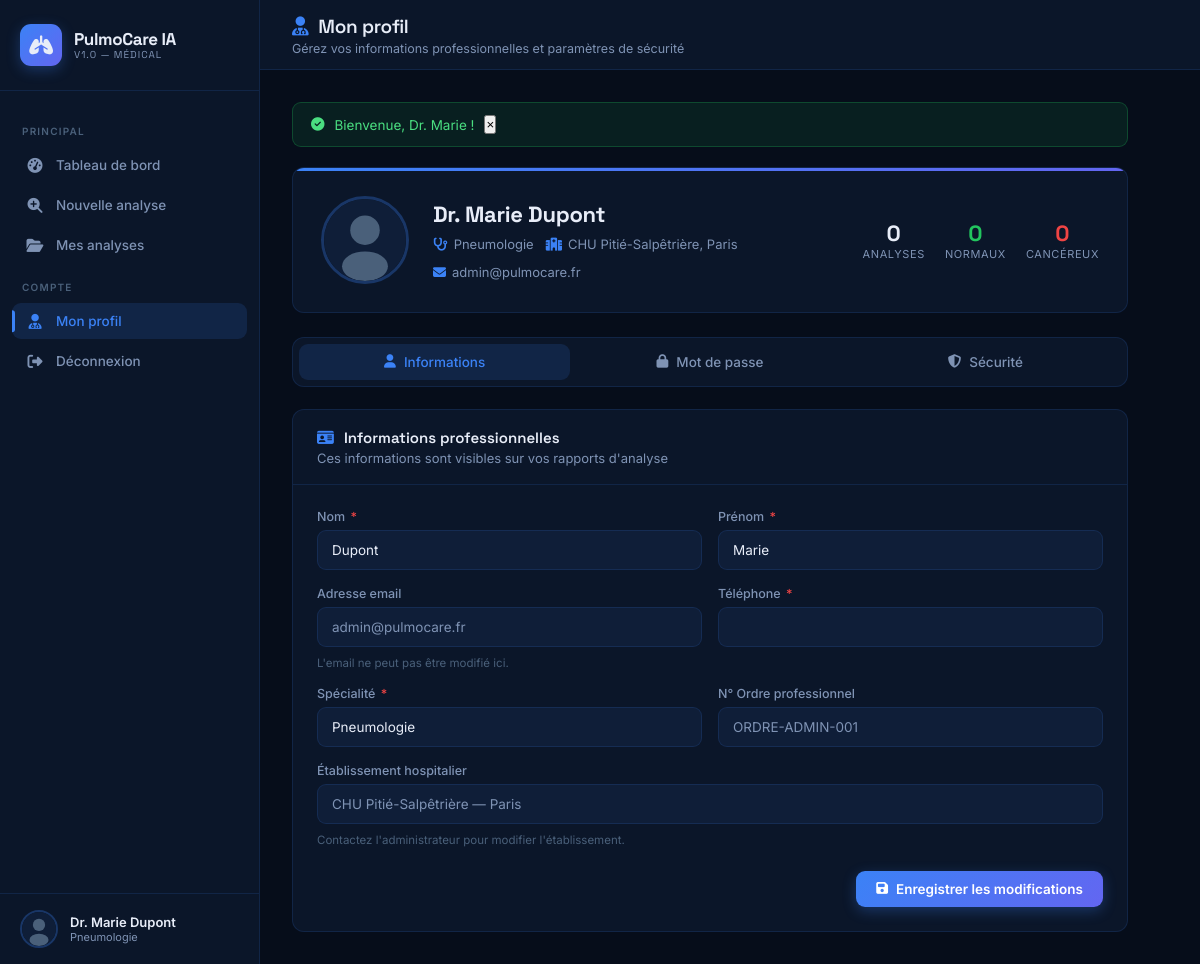
Page /pages/profil.php (signed in) on the committed database.
### tables this page shows
CREATE TABLE IF NOT EXISTS users (
    id                      INT UNSIGNED AUTO_INCREMENT PRIMARY KEY,
    hospital_id             INT UNSIGNED DEFAULT NULL,
    nom                     VARCHAR(80)   NOT NULL,
    prenom                  VARCHAR(80)   NOT NULL,
    email                   VARCHAR(150)  NOT NULL UNIQUE,
    password                VARCHAR(255)  NOT NULL,
    telephone               VARCHAR(25)   DEFAULT NULL,
    specialite              VARCHAR(100)  DEFAULT NULL,
    numero_ordre            VARCHAR(50)   DEFAULT NULL,
    role                    ENUM('medecin','admin') NOT NULL DEFAULT 'medecin',
    avatar                  VARCHAR(255)  DEFAULT NULL,
    is_active               TINYINT(1)   NOT NULL DEFAULT 0,
    email_verified_at       DATETIME     DEFAULT NULL,
    remember_token          VARCHAR(100) DEFAULT NULL,
    reset_token             VARCHAR(64)  DEFAULT NULL,
    reset_token_expires_at  DATETIME     DEFAULT NULL,
    last_login_at           DATETIME     DEFAULT NULL,
    last_login_ip           VARCHAR(45)  DEFAULT NULL,
    created_at              DATETIME     NOT NULL DEFAULT CURRENT_TIMESTAMP,
    updated_at              DATETIME     NOT NULL DEFAULT CURRENT_TIMESTAMP ON UPDATE CURRENT_TIMESTAMP,
    deleted_at              DATETIME     DEFAULT NULL,
    INDEX idx_email     (email),
    INDEX idx_role      (role),
    INDEX idx_active    (is_active),
    INDEX idx_hospital  (hospital_id),
    CONSTRAINT fk_user_hospital FOREIGN KEY (hospital_id) REFERENCES hospitals(id) ON DELETE SET NULL
);

CREATE TABLE IF NOT EXISTS hospitals (
    id         INT UNSIGNED AUTO_INCREMENT PRIMARY KEY,
    nom        VARCHAR(150)  NOT NULL,
    adresse    VARCHAR(255)  DEFAULT NULL,
    ville      VARCHAR(100)  NOT NULL,
    pays       VARCHAR(80)   DEFAULT 'France',
    telephone  VARCHAR(25)   DEFAULT NULL,
    email      VARCHAR(150)  DEFAULT NULL,
    site_web   VARCHAR(200)  DEFAULT NULL,
    is_active  TINYINT(1)    NOT NULL DEFAULT 1,
    created_at DATETIME      NOT NULL DEFAULT CURRENT_TIMESTAMP,
    updated_at DATETIME      NOT NULL DEFAULT CURRENT_TIMESTAMP ON UPDATE CURRENT_TIMESTAMP,
    deleted_at DATETIME      DEFAULT NULL,
    INDEX idx_ville (ville),
    INDEX idx_active (is_active)
);

### backend/config/SessionManager.php (called while the page is built, shortened)
<?php
final class SessionManager
{
    public static function getUser(): ?array
    {
        return $_SESSION['user'] ?? null;
    }
    public static function getFlash(string $type): array
    {
        $messages = $_SESSION['_flash'][$type] ?? [];
        return $messages;
    }
}

### backend/config/database.php (called while the page is built, shortened)
<?php
final class Database
{
    private static ?Database $instance = null;
    private PDO $connection;
    private string $host;
    private string $dbname;
    private string $username;
    private string $password;
    private string $charset;
    private int    $port;
    private function __construct()
    {
        $this->host     = $_ENV['DB_HOST']     ?? 'localhost';
        $this->port     = (int)($_ENV['DB_PORT'] ?? 3306);
        $this->dbname   = $_ENV['DB_NAME']     ?? 'cancer_detection';
        $this->username = $_ENV['DB_USER']     ?? 'root';
        $this->password = $_ENV['DB_PASS']     ?? '';
        $this->charset  = $_ENV['DB_CHARSET']  ?? 'utf8mb4';
    }
    private function connect(): void
    {
        $dsn = sprintf(
            'mysql:host=%s;port=%d;dbname=%s;charset=%s',
            $this->host,
            $this->port,
            $this->dbname,
            $this->charset
        );
        $options = [
            PDO::ATTR_ERRMODE            => PDO::ERRMODE_EXCEPTION,
            PDO::ATTR_DEFAULT_FETCH_MODE => PDO::FETCH_ASSOC,
            PDO::ATTR_EMULATE_PREPARES   => false,
            PDO::ATTR_PERSISTENT         => false,
            PDO::MYSQL_ATTR_INIT_COMMAND => "SET NAMES utf8mb4 COLLATE utf8mb4_unicode_ci",
            PDO::ATTR_TIMEOUT            => 5,
        ];
        try {
            $this->connection = new PDO($dsn, $this->username, $this->password, $options);
        } catch (PDOException $e) {
            throw new RuntimeException(
                'Échec de connexion à la base de données.',
                (int)$e->getCode()
            );
        }
    }
    public static function getInstance(): self
    {
        if (self::$instance === null) {
            self::$instance = new self();
        }
        return self::$instance;
    }
    public function query(string $sql, array $params = []): \PDOStatement
    {
        $stmt = $this->connection->prepare($sql);
        $stmt->execute($params);
        return $stmt;
    }
    public function fetchOne(string $sql, array $params = []): ?array
    {
        $result = $this->query($sql, $params)->fetch();
        return $result !== false ? $result : null;
    }
}

### backend/models/User.php (called while the page is built, shortened)
<?php
class User extends BaseModel
{
    protected string $table      = 'users';
    public function getWithHospital(int $userId): ?array
    {
        return $this->db->fetchOne(
            "SELECT u.*, h.nom AS hospital_nom, h.ville AS hospital_ville
             FROM {$this->table} u
             LEFT JOIN hospitals h ON h.id = u.hospital_id
             WHERE u.id = ? AND u.deleted_at IS NULL",
            [$userId]
        );
    }
    public function getStatsByUser(int $userId): array
    {
        return $this->db->fetchOne(
            "SELECT
                COUNT(*) AS total_analyses,
                SUM(CASE WHEN d.result_type = 'cancereux' THEN 1 ELSE 0 END) AS total_cancereux,
                SUM(CASE WHEN d.result_type = 'suspect'   THEN 1 ELSE 0 END) AS total_suspects,
                SUM(CASE WHEN d.result_type = 'normal'    THEN 1 ELSE 0 END) AS total_normaux,
                ROUND(AVG(d.confidence_score), 2) AS confidence_moyenne
             FROM detections d
             WHERE d.user_id = ? AND d.deleted_at IS NULL",
            [$userId]
        ) ?? [];
    }
}

### backend/models/BaseModel.php (called while the page is built, shortened)
<?php
abstract class BaseModel
{
    public function __construct()
    {
        $this->db = Database::getInstance();
    }
}

### pages/profil.php (the view, shortened to what this page needs)
<?php
require_once __DIR__ . '/../backend/functions/functions.php';
$user     = auth_current_user();
$userId   = (int)$user['id'];
$userFull = user_get_with_hospital($userId);
$stats    = user_get_stats($userId);
?>
<!DOCTYPE html>
<html lang="fr" data-theme="dark">
<head>
<link rel="stylesheet" href="https://cdnjs.cloudflare.com/ajax/libs/font-awesome/6.5.0/css/all.min.css">
</head>
<body>
<aside class="sidebar">
  <div class="sidebar__logo">
    <div class="sidebar__logo-icon"><i class="fa-solid fa-lungs"></i></div>
    <div class="sidebar__logo-text">PulmoCare IA<span>v1.0 — Médical</span></div>
  </div>
  <nav class="sidebar__nav">
    <span class="nav-section-label">Principal</span>
    <a href="/pulmocare/auth/dashboard.php"  class="nav-link"><i class="fa-solid fa-gauge-high"></i> Tableau de bord</a>
    <a href="/pulmocare/pages/detection.php" class="nav-link"><i class="fa-solid fa-magnifying-glass-plus"></i> Nouvelle analyse</a>
    <a href="/pulmocare/pages/resultats.php" class="nav-link"><i class="fa-solid fa-folder-open"></i> Mes analyses</a>
    <span class="nav-section-label">Compte</span>
    <a href="/pulmocare/pages/profil.php"  class="nav-link active"><i class="fa-solid fa-user-doctor"></i> Mon profil</a>
    <a href="/pulmocare/auth/logout.php"   class="nav-link" onclick="return confirm('Se déconnecter ?')"><i class="fa-solid fa-right-from-bracket"></i> Déconnexion</a>
  </nav>
  <div class="sidebar__user">
    <img src="<?= htmlspecialchars(html_avatar_url($user['avatar'] ?? null)) ?>" alt="Avatar" class="sidebar__avatar">
    <div class="sidebar__user-info">
      <div class="sidebar__user-name">Dr. <?= htmlspecialchars($user['prenom'].' '.$user['nom']) ?></div>
      <div class="sidebar__user-role"><?= htmlspecialchars($user['specialite'] ?? 'Médecin') ?></div>
    </div>
  </div>
</aside>
<div class="main">
  <header class="topbar">
    <div>
      <h2><i class="fa-solid fa-user-doctor" style="color:var(--blue-500)"></i> Mon profil</h2>
      <p>Gérez vos informations professionnelles et paramètres de sécurité</p>
    </div>
  </header>
  <main class="content">
    <?= html_flash() ?>
    <div class="profile-hero">
      <form method="POST" enctype="multipart/form-data" id="avatarForm" style="display:contents">
        <label class="profile-hero__avatar-wrap" title="Changer la photo">
          <img src="<?= htmlspecialchars(html_avatar_url($userFull['avatar'] ?? null)) ?>" alt="Avatar" class="profile-hero__avatar" id="heroAvatar">
        </label>
      </form>
      <div class="profile-hero__info">
        <div class="profile-hero__name">Dr. <?= htmlspecialchars($userFull['prenom'].' '.$userFull['nom']) ?></div>
        <div class="profile-hero__meta">
          <span class="profile-hero__tag"><i class="fa-solid fa-stethoscope"></i><?= htmlspecialchars($userFull['specialite'] ?? '—') ?></span>
          <span class="profile-hero__tag"><i class="fa-solid fa-hospital"></i><?= htmlspecialchars($userFull['hospital_nom'] ?? 'Non renseigné') ?><?php if ($userFull['hospital_ville']??null): ?>, <?= htmlspecialchars($userFull['hospital_ville']) ?><?php endif; ?></span>
          <span class="profile-hero__tag"><i class="fa-solid fa-envelope"></i><?= htmlspecialchars($userFull['email']) ?></span>
        </div>
      </div>
      <div class="profile-hero__stats">
        <div class="hero-stat"><div class="hero-stat__val"><?= (int)($stats['total_analyses']??0) ?></div><div class="hero-stat__label">Analyses</div></div>
        <div class="hero-stat"><div class="hero-stat__val" style="color:var(--green)"><?= (int)($stats['total_normaux']??0) ?></div><div class="hero-stat__label">Normaux</div></div>
        <div class="hero-stat"><div class="hero-stat__val" style="color:var(--red)"><?= (int)($stats['total_cancereux']??0) ?></div><div class="hero-stat__label">Cancéreux</div></div>
      </div>
    </div>
    <div class="tabs">
      <button class="tab-btn active" data-tab="profile"><i class="fa-solid fa-user"></i> Informations</button>
      <button class="tab-btn" data-tab="password"><i class="fa-solid fa-lock"></i> Mot de passe</button>
      <button class="tab-btn" data-tab="security"><i class="fa-solid fa-shield-halved"></i> Sécurité</button>
    </div>
    <div class="tab-panel active" id="tab-profile">
      <div class="form-card">
        <div class="form-card-header">
          <h3><i class="fa-solid fa-id-card" style="color:var(--blue-500)"></i> Informations professionnelles</h3>
          <p>Ces informations sont visibles sur vos rapports d'analyse</p>
        </div>
        <div class="form-card-body">
          <form method="POST" enctype="multipart/form-data">
            <div class="form-grid">
              <div class="form-group">
                <label class="form-label">Nom <span class="req">*</span></label>
                <input type="text" name="nom" class="form-control" value="<?= htmlspecialchars($userFull['nom']) ?>" required>
              </div>
              <div class="form-group">
                <label class="form-label">Prénom <span class="req">*</span></label>
                <input type="text" name="prenom" class="form-control" value="<?= htmlspecialchars($userFull['prenom']) ?>" required>
              </div>
              <div class="form-group">
                <label class="form-label">Adresse email</label>
                <div class="info-readonly"><?= htmlspecialchars($userFull['email']) ?></div>
                <span class="form-hint">L'email ne peut pas être modifié ici.</span>
              </div>
              <div class="form-group">
                <label class="form-label">Téléphone <span class="req">*</span></label>
                <input type="tel" name="telephone" class="form-control" value="<?= htmlspecialchars($userFull['telephone'] ?? '') ?>" required>
              </div>
              <div class="form-group">
                <label class="form-label">Spécialité <span class="req">*</span></label>
                <input type="text" name="specialite" class="form-control" value="<?= htmlspecialchars($userFull['specialite'] ?? '') ?>" required>
              </div>
              <div class="form-group">
                <label class="form-label">N° Ordre professionnel</label>
                <div class="info-readonly"><?= htmlspecialchars($userFull['numero_ordre'] ?? '—') ?></div>
              </div>
              <div class="form-group form-full">
                <label class="form-label">Établissement hospitalier</label>
                <div class="info-readonly"><?= htmlspecialchars(($userFull['hospital_nom'] ?? '').' — '.($userFull['hospital_ville'] ?? '')) ?></div>
                <span class="form-hint">Contactez l'administrateur pour modifier l'établissement.</span>
              </div>
            </div>
            <div style="margin-top:24px;display:flex;justify-content:flex-end">
              <button type="submit" class="btn-primary"><i class="fa-solid fa-floppy-disk"></i> Enregistrer les modifications</button>
            </div>
          </form>
        </div>
      </div>
    </div>
  </main>
</div>
</body></html>

### backend/functions/functions.php (shortened to what this page needs)
<?php
function auth_current_user(): ?array
{
    return SessionManager::getUser();
}
function user_get_stats(int $userId): array
{
    return (new User())->getStatsByUser($userId);
}
function user_get_with_hospital(int $userId): ?array
{
    return (new User())->getWithHospital($userId);
}
function html_flash(): string
{
    $types = ['success', 'error', 'warning', 'info'];
    $icons = [
        'success' => 'fa-circle-check',
        'error'   => 'fa-circle-xmark',
        'warning' => 'fa-triangle-exclamation',
        'info'    => 'fa-circle-info',
    ];
    $output = '';
    foreach ($types as $type) {
        foreach (SessionManager::getFlash($type) as $message) {
            $icon = $icons[$type] ?? 'fa-bell';
            $output .= <<<HTML
            <div class="alert alert--{$type}" role="alert" data-auto-dismiss="5000">
                <i class="fa-solid {$icon}"></i>
                <span>{$message}</span>
                <button class="alert__close" aria-label="Fermer">&times;</button>
            </div>
            HTML;
        }
    }
    return $output;
}
function html_avatar_url(?string $avatar): string
{
    return '/assets/images/default-avatar.svg';
}

### rows in the picture
users: prenom+nom "Marie Dupont", specialite "Pneumologie", hospital.nom "CHU Pitié-Salpêtrière", hospital.ville "Paris", email "admin@pulmocare.fr", nom "Dupont", prenom "Marie", numero_ordre "ORDRE-ADMIN-001", hospital.ville "CHU Pitié-Salpêtrière — Paris"

### other values in the picture
$message "Bienvenue, Dr. Marie !"
$stats['total_analyses'] "0"
$stats['total_normaux'] "0"
$stats['total_cancereux'] "0"
